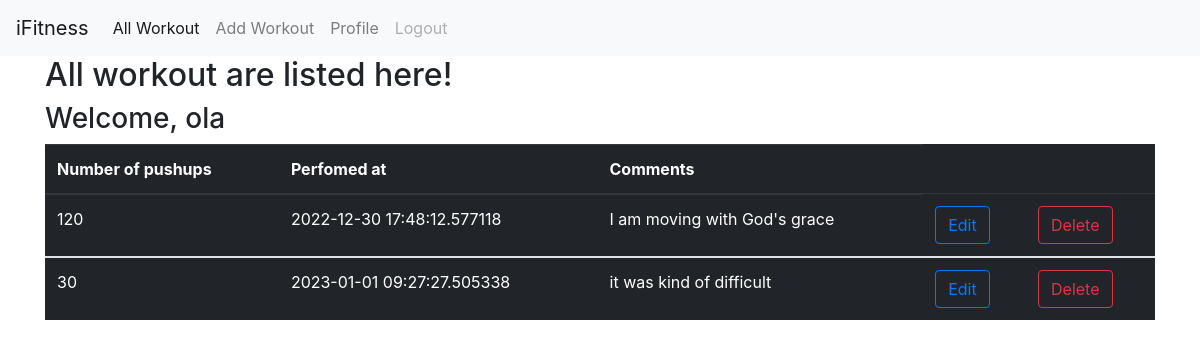
Page /allworkout (signed in) on the committed database.
### project/models.py (models this page shows)
class User(db.Model, UserMixin):
    id = db.Column(db.Integer, primary_key = True)
    username = db.Column(db.String(255), unique = True ,nullable = False)
    email = db.Column(db.String(255), nullable = False)
    password = db.Column(db.String(255), nullable = False)
    workout = db.relationship('Workout', backref='author', lazy=True)

class Workout(db.Model):
    id = db.Column(db.Integer, primary_key = True)
    pushups = db.Column(db.Integer, nullable = False)
    date_posted = db.Column(db.DateTime, default = datetime.now)
    comment = db.Column(db.Text, nullable = False)
    user_id = db.Column(db.Integer, db.ForeignKey('user.id'), nullable = False)

### project/main.py (the view)
@main.route('/allworkout')
@login_required
def all_workout():
    user = User.query.filter_by(id=current_user.id).first_or_404()
    workouts = user.workout
    return render_template('allworkout.html', user=user, workouts=workouts)

### project/__init__.py (called while the page is built)
def create_app():
    app = Flask(__name__)
    app.config['SECRET_KEY'] = 'secret-key'
    app.config['SQLALCHEMY_DATABASE_URI'] = 'sqlite:///db.sqlite3'
    login_manager = LoginManager()
    login_manager.login_view = 'auth.login'
    login_manager.init_app(app)
    from .models import User
    @login_manager.user_loader
    def load_user(user_id):
        return User.query.get(user_id)
    with app.app_context():
        db.init_app(app)
        db.create_all()
    from .main import main as main_blueprint
    app.register_blueprint(main_blueprint)
    from .auth import auth as auth_blueprint
    app.register_blueprint(auth_blueprint)
    return app

### project/templates/allworkout.html
{% extends 'base.html' %}  {{super()}}
{% block content %}
<div class ="container">
<h2> All workout are listed here! </h2>
<h3> Welcome, {{user.username}} </h3>
<table class="table table-dark">
    <thead>
      <tr>
        <th scope="col">Number of pushups</th>
        <th scope="col">Perfomed at</th>
        <th scope="col">Comments</th>
      </tr>
    </thead>
    {% for workout in workouts %}
    <tbody>
      <tr>
        <td>{{workout.pushups}}</td>
        <td>{{workout.date_posted}}</td>
        <td>{{workout.comment}}</td>
        <td><a href="{{url_for('main.updateWorkout',  workout_id=workout.id)}}"><button class="btn btn-outline-primary">Edit</button></a></td>
        <td><a href="{{url_for('main.DeleteWorkout', workout_id=workout.id)}}"><button class="btn btn-outline-danger">Delete</button></a></td>
      </tr>
    </tbody>
    {% endfor %}
  </table>
  </div>
{% endblock %}

### rows in the picture
User: username "ola"
Workout: pushups "120", date_posted "2022-12-30 17:48:12.577118", comment "I am moving with God's grace"
Workout: pushups "30", date_posted "2023-01-01 09:27:27.505338", comment "it was kind of difficult"
